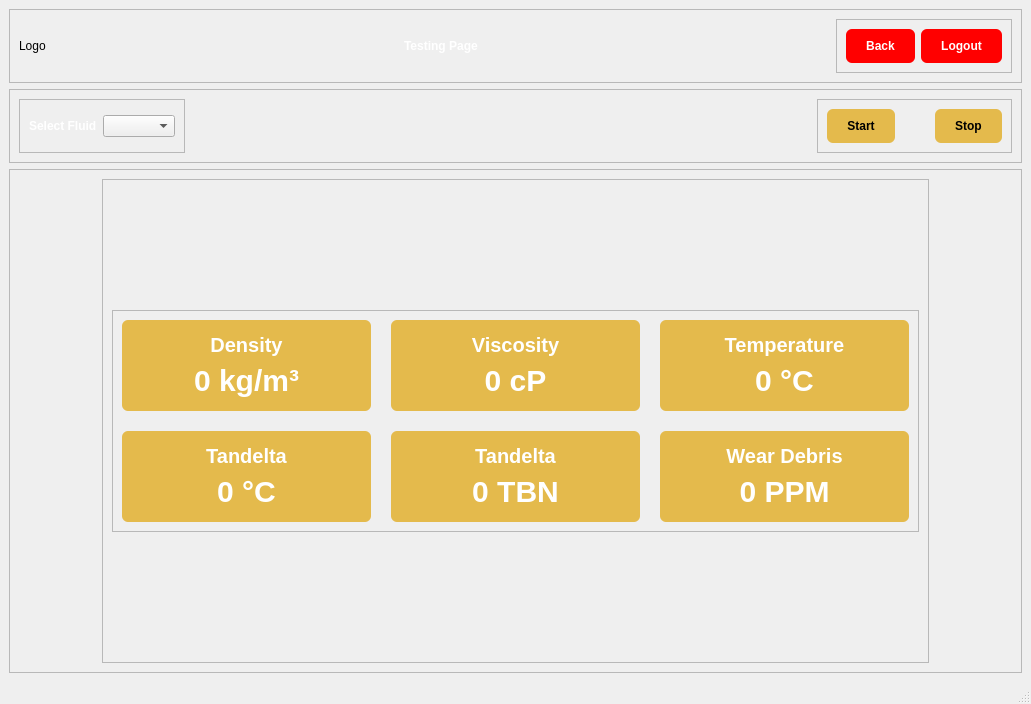
<?xml version="1.0" encoding="UTF-8"?>
<ui version="4.0">
 <class>MainWindow</class>
 <widget class="QMainWindow" name="MainWindow">
  <property name="geometry">
   <rect>
    <x>0</x>
    <y>0</y>
    <width>1031</width>
    <height>704</height>
   </rect>
  </property>
  <property name="windowTitle">
   <string>MainWindow</string>
  </property>
  <widget class="QWidget" name="centralwidget">
   <layout class="QVBoxLayout" name="verticalLayout_8">
    <item>
     <widget class="QFrame" name="frame">
      <property name="frameShape">
       <enum>QFrame::StyledPanel</enum>
      </property>
      <property name="frameShadow">
       <enum>QFrame::Raised</enum>
      </property>
      <layout class="QHBoxLayout" name="horizontalLayout_2">
       <item>
        <widget class="QLabel" name="XymaLogoLabel">
         <property name="text">
          <string>Logo</string>
         </property>
        </widget>
       </item>
       <item>
        <spacer name="horizontalSpacer">
         <property name="orientation">
          <enum>Qt::Horizontal</enum>
         </property>
         <property name="sizeHint" stdset="0">
          <size>
           <width>235</width>
           <height>20</height>
          </size>
         </property>
        </spacer>
       </item>
       <item>
        <widget class="QLabel" name="label_2">
         <property name="styleSheet">
          <string notr="true">QLabel {
    color: white;
	font-weight: bold;
}</string>
         </property>
         <property name="text">
          <string>Testing Page</string>
         </property>
        </widget>
       </item>
       <item>
        <spacer name="horizontalSpacer_2">
         <property name="orientation">
          <enum>Qt::Horizontal</enum>
         </property>
         <property name="sizeHint" stdset="0">
          <size>
           <width>235</width>
           <height>20</height>
          </size>
         </property>
        </spacer>
       </item>
       <item>
        <widget class="QFrame" name="frame_2">
         <property name="styleSheet">
          <string notr="true">QPushButton {
	background-color: rgb(255, 0, 0);
   	color: white;
	border-radius: 6px;
	padding: 10px 20px;
	font: bold;
}
</string>
         </property>
         <property name="frameShape">
          <enum>QFrame::StyledPanel</enum>
         </property>
         <property name="frameShadow">
          <enum>QFrame::Raised</enum>
         </property>
         <layout class="QHBoxLayout" name="horizontalLayout" stretch="0,0">
          <item>
           <widget class="QPushButton" name="testingBackButton">
            <property name="styleSheet">
             <string notr="true"/>
            </property>
            <property name="text">
             <string>Back</string>
            </property>
           </widget>
          </item>
          <item>
           <widget class="QPushButton" name="testingLogoutButton">
            <property name="styleSheet">
             <string notr="true"/>
            </property>
            <property name="text">
             <string>Logout</string>
            </property>
           </widget>
          </item>
         </layout>
        </widget>
       </item>
      </layout>
     </widget>
    </item>
    <item>
     <widget class="QFrame" name="frame_3">
      <property name="frameShape">
       <enum>QFrame::StyledPanel</enum>
      </property>
      <property name="frameShadow">
       <enum>QFrame::Raised</enum>
      </property>
      <layout class="QHBoxLayout" name="horizontalLayout_5">
       <item>
        <widget class="QFrame" name="frame_5">
         <property name="frameShape">
          <enum>QFrame::StyledPanel</enum>
         </property>
         <property name="frameShadow">
          <enum>QFrame::Raised</enum>
         </property>
         <layout class="QHBoxLayout" name="horizontalLayout_4">
          <item>
           <widget class="QLabel" name="label">
            <property name="styleSheet">
             <string notr="true">QLabel {
    color: white;
	font-weight: bold;
}
</string>
            </property>
            <property name="text">
             <string>Select Fluid</string>
            </property>
           </widget>
          </item>
          <item>
           <widget class="QComboBox" name="testingFluidDropdown"/>
          </item>
         </layout>
        </widget>
       </item>
       <item>
        <spacer name="horizontalSpacer_3">
         <property name="orientation">
          <enum>Qt::Horizontal</enum>
         </property>
         <property name="sizeHint" stdset="0">
          <size>
           <width>274</width>
           <height>20</height>
          </size>
         </property>
        </spacer>
       </item>
       <item>
        <widget class="QFrame" name="frame_4">
         <property name="styleSheet">
          <string notr="true">QPushButton {
	background-color: rgb(228, 186, 76);
	border-radius: 6px;
	padding: 10px 20px;
	font: bold;
}

</string>
         </property>
         <property name="frameShape">
          <enum>QFrame::StyledPanel</enum>
         </property>
         <property name="frameShadow">
          <enum>QFrame::Raised</enum>
         </property>
         <layout class="QHBoxLayout" name="horizontalLayout_3">
          <property name="spacing">
           <number>40</number>
          </property>
          <item>
           <widget class="QPushButton" name="testingStartButton">
            <property name="styleSheet">
             <string notr="true"/>
            </property>
            <property name="text">
             <string>Start</string>
            </property>
           </widget>
          </item>
          <item>
           <widget class="QPushButton" name="testingStopButton">
            <property name="styleSheet">
             <string notr="true"/>
            </property>
            <property name="text">
             <string>Stop</string>
            </property>
           </widget>
          </item>
         </layout>
        </widget>
       </item>
      </layout>
     </widget>
    </item>
    <item>
     <widget class="QFrame" name="frame_14">
      <property name="frameShape">
       <enum>QFrame::StyledPanel</enum>
      </property>
      <property name="frameShadow">
       <enum>QFrame::Raised</enum>
      </property>
      <layout class="QHBoxLayout" name="horizontalLayout_6" stretch="1,10,1">
       <item>
        <spacer name="horizontalSpacer_4">
         <property name="orientation">
          <enum>Qt::Horizontal</enum>
         </property>
         <property name="sizeHint" stdset="0">
          <size>
           <width>79</width>
           <height>20</height>
          </size>
         </property>
        </spacer>
       </item>
       <item>
        <widget class="QFrame" name="frame_13">
         <property name="frameShape">
          <enum>QFrame::StyledPanel</enum>
         </property>
         <property name="frameShadow">
          <enum>QFrame::Raised</enum>
         </property>
         <layout class="QVBoxLayout" name="verticalLayout_7">
          <item>
           <spacer name="verticalSpacer">
            <property name="orientation">
             <enum>Qt::Vertical</enum>
            </property>
            <property name="sizeHint" stdset="0">
             <size>
              <width>20</width>
              <height>40</height>
             </size>
            </property>
           </spacer>
          </item>
          <item>
           <widget class="QFrame" name="frame_6">
            <property name="frameShape">
             <enum>QFrame::StyledPanel</enum>
            </property>
            <property name="frameShadow">
             <enum>QFrame::Raised</enum>
            </property>
            <layout class="QGridLayout" name="gridLayout" rowstretch="1,1" columnstretch="1,1,1">
             <property name="spacing">
              <number>20</number>
             </property>
             <item row="0" column="0">
              <widget class="QFrame" name="frame_8">
               <property name="styleSheet">
                <string notr="true">#frame_8 {
    padding: 4px;
    border-radius: 6px; 
    background-color: rgb(228, 186, 76);
}
</string>
               </property>
               <property name="frameShape">
                <enum>QFrame::StyledPanel</enum>
               </property>
               <property name="frameShadow">
                <enum>QFrame::Raised</enum>
               </property>
               <layout class="QVBoxLayout" name="verticalLayout_2">
                <item>
                 <widget class="QLabel" name="label_4">
                  <property name="styleSheet">
                   <string notr="true">QLabel {
	font: bold;
	color: white;
	font-size: 20px;
}</string>
                  </property>
                  <property name="text">
                   <string>Density</string>
                  </property>
                  <property name="alignment">
                   <set>Qt::AlignCenter</set>
                  </property>
                 </widget>
                </item>
                <item>
                 <widget class="QLabel" name="densityCardLabel">
                  <property name="styleSheet">
                   <string notr="true">#densityCardLabel {
	font: bold;
	color: white;
	font-size: 30px;
}</string>
                  </property>
                  <property name="text">
                   <string>0 kg/m³</string>
                  </property>
                  <property name="alignment">
                   <set>Qt::AlignCenter</set>
                  </property>
                 </widget>
                </item>
               </layout>
              </widget>
             </item>
             <item row="0" column="1">
              <widget class="QFrame" name="frame_9">
               <property name="styleSheet">
                <string notr="true">#frame_9 {
    padding: 4px;
    border-radius: 6px; 
    background-color: rgb(228, 186, 76);
}

QLabel {
	font: bold;
	color: white;
	font-size: 20px;
}

#viscosityCardLabel {
	font-size: 30px;
}
</string>
               </property>
               <property name="frameShape">
                <enum>QFrame::StyledPanel</enum>
               </property>
               <property name="frameShadow">
                <enum>QFrame::Raised</enum>
               </property>
               <layout class="QVBoxLayout" name="verticalLayout_3">
                <item>
                 <widget class="QLabel" name="label_5">
                  <property name="text">
                   <string>Viscosity</string>
                  </property>
                  <property name="alignment">
                   <set>Qt::AlignCenter</set>
                  </property>
                 </widget>
                </item>
                <item>
                 <widget class="QLabel" name="viscosityCardLabel">
                  <property name="text">
                   <string>0 cP</string>
                  </property>
                  <property name="alignment">
                   <set>Qt::AlignCenter</set>
                  </property>
                 </widget>
                </item>
               </layout>
              </widget>
             </item>
             <item row="0" column="2">
              <widget class="QFrame" name="frame_7">
               <property name="styleSheet">
                <string notr="true">#frame_7 {
    padding: 4px;
    border-radius: 6px; 
    background-color: rgb(228, 186, 76);
}

QLabel {
	font: bold;
	color: white;
	font-size: 20px;
}

#temperatureCardLabel {
	font-size: 30px;
}
</string>
               </property>
               <property name="frameShape">
                <enum>QFrame::StyledPanel</enum>
               </property>
               <property name="frameShadow">
                <enum>QFrame::Raised</enum>
               </property>
               <layout class="QVBoxLayout" name="verticalLayout">
                <item>
                 <widget class="QLabel" name="label_3">
                  <property name="text">
                   <string>Temperature</string>
                  </property>
                  <property name="alignment">
                   <set>Qt::AlignCenter</set>
                  </property>
                 </widget>
                </item>
                <item>
                 <widget class="QLabel" name="temperatureCardLabel">
                  <property name="text">
                   <string>0 °C</string>
                  </property>
                  <property name="alignment">
                   <set>Qt::AlignCenter</set>
                  </property>
                 </widget>
                </item>
               </layout>
              </widget>
             </item>
             <item row="1" column="0">
              <widget class="QFrame" name="frame_10">
               <property name="styleSheet">
                <string notr="true">#frame_10 {
    padding: 4px;
    border-radius: 6px; 
    background-color: rgb(228, 186, 76);
}

QLabel {
	font: bold;
	color: white;
	font-size: 20px;
}

#tandelta1CardLabel {
	font-size: 30px;
}
</string>
               </property>
               <property name="frameShape">
                <enum>QFrame::StyledPanel</enum>
               </property>
               <property name="frameShadow">
                <enum>QFrame::Raised</enum>
               </property>
               <layout class="QVBoxLayout" name="verticalLayout_4">
                <item>
                 <widget class="QLabel" name="label_6">
                  <property name="text">
                   <string>Tandelta</string>
                  </property>
                  <property name="alignment">
                   <set>Qt::AlignCenter</set>
                  </property>
                 </widget>
                </item>
                <item>
                 <widget class="QLabel" name="tandelta1CardLabel">
                  <property name="text">
                   <string>0 °C</string>
                  </property>
                  <property name="alignment">
                   <set>Qt::AlignCenter</set>
                  </property>
                 </widget>
                </item>
               </layout>
              </widget>
             </item>
             <item row="1" column="1">
              <widget class="QFrame" name="frame_11">
               <property name="styleSheet">
                <string notr="true">#frame_11 {
    padding: 4px;
    border-radius: 6px; 
    background-color: rgb(228, 186, 76);
}

QLabel {
	font: bold;
	color: white;
	font-size: 20px;
}

#tandelta2CardLabel {
	font-size: 30px;
}
</string>
               </property>
               <property name="frameShape">
                <enum>QFrame::StyledPanel</enum>
               </property>
               <property name="frameShadow">
                <enum>QFrame::Raised</enum>
               </property>
               <layout class="QVBoxLayout" name="verticalLayout_5">
                <item>
                 <widget class="QLabel" name="label_7">
                  <property name="text">
                   <string>Tandelta</string>
                  </property>
                  <property name="alignment">
                   <set>Qt::AlignCenter</set>
                  </property>
                 </widget>
                </item>
                <item>
                 <widget class="QLabel" name="tandelta2CardLabel">
                  <property name="text">
                   <string>0 TBN</string>
                  </property>
                  <property name="alignment">
                   <set>Qt::AlignCenter</set>
                  </property>
                 </widget>
                </item>
               </layout>
              </widget>
             </item>
             <item row="1" column="2">
              <widget class="QFrame" name="frame_12">
               <property name="styleSheet">
                <string notr="true">#frame_12 {
    padding: 4px;
    border-radius: 6px; 
    background-color: rgb(228, 186, 76);
}

QLabel {
	font: bold;
	color: white;
	font-size: 20px;
}

#wearDebrisCardLabel {
	font-size: 30px;
}
</string>
               </property>
               <property name="frameShape">
                <enum>QFrame::StyledPanel</enum>
               </property>
               <property name="frameShadow">
                <enum>QFrame::Raised</enum>
               </property>
               <layout class="QVBoxLayout" name="verticalLayout_6">
                <item>
                 <widget class="QLabel" name="label_8">
                  <property name="text">
                   <string>Wear Debris</string>
                  </property>
                  <property name="alignment">
                   <set>Qt::AlignCenter</set>
                  </property>
                 </widget>
                </item>
                <item>
                 <widget class="QLabel" name="wearDebrisCardLabel">
                  <property name="text">
                   <string>0 PPM</string>
                  </property>
                  <property name="alignment">
                   <set>Qt::AlignCenter</set>
                  </property>
                 </widget>
                </item>
               </layout>
              </widget>
             </item>
            </layout>
           </widget>
          </item>
          <item>
           <spacer name="verticalSpacer_2">
            <property name="orientation">
             <enum>Qt::Vertical</enum>
            </property>
            <property name="sizeHint" stdset="0">
             <size>
              <width>20</width>
              <height>104</height>
             </size>
            </property>
           </spacer>
          </item>
         </layout>
        </widget>
       </item>
       <item>
        <spacer name="horizontalSpacer_5">
         <property name="orientation">
          <enum>Qt::Horizontal</enum>
         </property>
         <property name="sizeHint" stdset="0">
          <size>
           <width>79</width>
           <height>20</height>
          </size>
         </property>
        </spacer>
       </item>
      </layout>
     </widget>
    </item>
   </layout>
  </widget>
  <widget class="QMenuBar" name="menubar">
   <property name="geometry">
    <rect>
     <x>0</x>
     <y>0</y>
     <width>1031</width>
     <height>26</height>
    </rect>
   </property>
  </widget>
  <widget class="QStatusBar" name="statusbar"/>
 </widget>
 <resources/>
 <connections/>
</ui>
